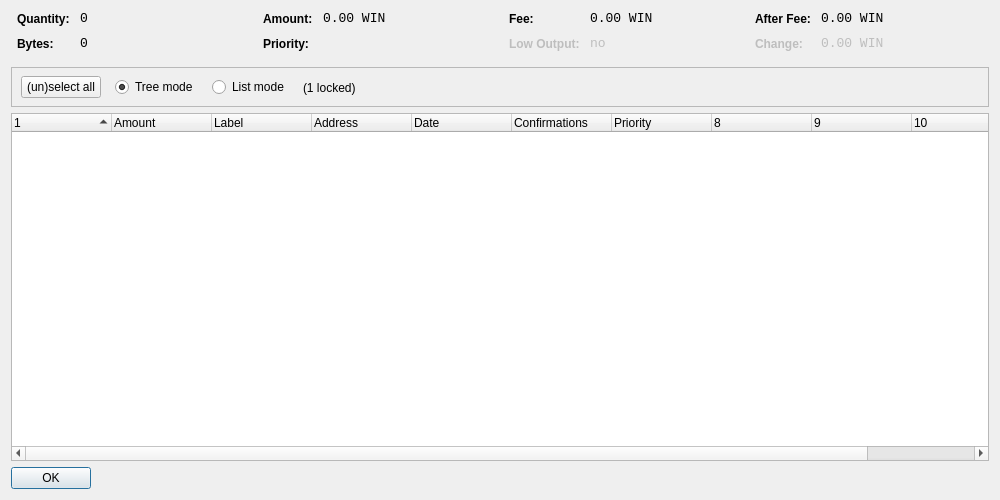
<?xml version="1.0" encoding="UTF-8"?>
<ui version="4.0">
 <class>CoinControlDialog</class>
 <widget class="QDialog" name="CoinControlDialog">
  <property name="geometry">
   <rect>
    <x>0</x>
    <y>0</y>
    <width>1000</width>
    <height>500</height>
   </rect>
  </property>
  <property name="windowTitle">
   <string>Coin Control</string>
  </property>
  <layout class="QVBoxLayout" name="verticalLayout">
   <item>
    <layout class="QHBoxLayout" name="horizontalLayoutTop" stretch="0,0,0,0">
     <property name="topMargin">
      <number>0</number>
     </property>
     <property name="bottomMargin">
      <number>10</number>
     </property>
     <item>
      <layout class="QFormLayout" name="formLayoutCoinControl1">
       <property name="horizontalSpacing">
        <number>10</number>
       </property>
       <property name="verticalSpacing">
        <number>10</number>
       </property>
       <property name="leftMargin">
        <number>6</number>
       </property>
       <property name="rightMargin">
        <number>6</number>
       </property>
       <item row="0" column="0">
        <widget class="QLabel" name="labelCoinControlQuantityText">
         <property name="styleSheet">
          <string notr="true">font-weight:bold;</string>
         </property>
         <property name="text">
          <string>Quantity:</string>
         </property>
        </widget>
       </item>
       <item row="0" column="1">
        <widget class="QLabel" name="labelCoinControlQuantity">
         <property name="font">
          <font>
           <family>Monospace</family>
           <pointsize>10</pointsize>
          </font>
         </property>
         <property name="cursor">
          <cursorShape>IBeamCursor</cursorShape>
         </property>
         <property name="contextMenuPolicy">
          <enum>Qt::ActionsContextMenu</enum>
         </property>
         <property name="text">
          <string notr="true">0</string>
         </property>
         <property name="textInteractionFlags">
          <set>Qt::LinksAccessibleByMouse|Qt::TextSelectableByKeyboard|Qt::TextSelectableByMouse</set>
         </property>
        </widget>
       </item>
       <item row="1" column="0">
        <widget class="QLabel" name="labelCoinControlBytesText">
         <property name="styleSheet">
          <string notr="true">font-weight:bold;</string>
         </property>
         <property name="text">
          <string>Bytes:</string>
         </property>
        </widget>
       </item>
       <item row="1" column="1">
        <widget class="QLabel" name="labelCoinControlBytes">
         <property name="font">
          <font>
           <family>Monospace</family>
           <pointsize>10</pointsize>
          </font>
         </property>
         <property name="cursor">
          <cursorShape>IBeamCursor</cursorShape>
         </property>
         <property name="contextMenuPolicy">
          <enum>Qt::ActionsContextMenu</enum>
         </property>
         <property name="text">
          <string notr="true">0</string>
         </property>
         <property name="textInteractionFlags">
          <set>Qt::LinksAccessibleByMouse|Qt::TextSelectableByKeyboard|Qt::TextSelectableByMouse</set>
         </property>
        </widget>
       </item>
      </layout>
     </item>
     <item>
      <layout class="QFormLayout" name="formLayoutCoinControl2">
       <property name="horizontalSpacing">
        <number>10</number>
       </property>
       <property name="verticalSpacing">
        <number>10</number>
       </property>
       <property name="leftMargin">
        <number>6</number>
       </property>
       <property name="rightMargin">
        <number>6</number>
       </property>
       <item row="0" column="0">
        <widget class="QLabel" name="labelCoinControlAmountText">
         <property name="styleSheet">
          <string notr="true">font-weight:bold;</string>
         </property>
         <property name="text">
          <string>Amount:</string>
         </property>
        </widget>
       </item>
       <item row="0" column="1">
        <widget class="QLabel" name="labelCoinControlAmount">
         <property name="font">
          <font>
           <family>Monospace</family>
           <pointsize>10</pointsize>
          </font>
         </property>
         <property name="cursor">
          <cursorShape>IBeamCursor</cursorShape>
         </property>
         <property name="contextMenuPolicy">
          <enum>Qt::ActionsContextMenu</enum>
         </property>
         <property name="text">
          <string notr="true">0.00 WIN</string>
         </property>
         <property name="textInteractionFlags">
          <set>Qt::LinksAccessibleByMouse|Qt::TextSelectableByKeyboard|Qt::TextSelectableByMouse</set>
         </property>
        </widget>
       </item>
       <item row="1" column="0">
        <widget class="QLabel" name="labelCoinControlPriorityText">
         <property name="styleSheet">
          <string notr="true">font-weight:bold;</string>
         </property>
         <property name="text">
          <string>Priority:</string>
         </property>
        </widget>
       </item>
       <item row="1" column="1">
        <widget class="QLabel" name="labelCoinControlPriority">
         <property name="font">
          <font>
           <family>Monospace</family>
           <pointsize>10</pointsize>
          </font>
         </property>
         <property name="cursor">
          <cursorShape>IBeamCursor</cursorShape>
         </property>
         <property name="contextMenuPolicy">
          <enum>Qt::ActionsContextMenu</enum>
         </property>
         <property name="text">
          <string/>
         </property>
         <property name="textInteractionFlags">
          <set>Qt::LinksAccessibleByMouse|Qt::TextSelectableByKeyboard|Qt::TextSelectableByMouse</set>
         </property>
        </widget>
       </item>
      </layout>
     </item>
     <item>
      <layout class="QFormLayout" name="formLayoutCoinControl3">
       <property name="horizontalSpacing">
        <number>10</number>
       </property>
       <property name="verticalSpacing">
        <number>10</number>
       </property>
       <property name="leftMargin">
        <number>6</number>
       </property>
       <property name="rightMargin">
        <number>6</number>
       </property>
       <item row="0" column="0">
        <widget class="QLabel" name="labelCoinControlFeeText">
         <property name="styleSheet">
          <string notr="true">font-weight:bold;</string>
         </property>
         <property name="text">
          <string>Fee:</string>
         </property>
        </widget>
       </item>
       <item row="0" column="1">
        <widget class="QLabel" name="labelCoinControlFee">
         <property name="font">
          <font>
           <family>Monospace</family>
           <pointsize>10</pointsize>
          </font>
         </property>
         <property name="cursor">
          <cursorShape>IBeamCursor</cursorShape>
         </property>
         <property name="contextMenuPolicy">
          <enum>Qt::ActionsContextMenu</enum>
         </property>
         <property name="text">
          <string notr="true">0.00 WIN</string>
         </property>
         <property name="textInteractionFlags">
          <set>Qt::LinksAccessibleByMouse|Qt::TextSelectableByKeyboard|Qt::TextSelectableByMouse</set>
         </property>
        </widget>
       </item>
       <item row="1" column="0">
        <widget class="QLabel" name="labelCoinControlLowOutputText">
         <property name="enabled">
          <bool>false</bool>
         </property>
         <property name="styleSheet">
          <string notr="true">font-weight:bold;</string>
         </property>
         <property name="text">
          <string>Low Output:</string>
         </property>
        </widget>
       </item>
       <item row="1" column="1">
        <widget class="QLabel" name="labelCoinControlLowOutput">
         <property name="enabled">
          <bool>false</bool>
         </property>
         <property name="font">
          <font>
           <family>Monospace</family>
           <pointsize>10</pointsize>
          </font>
         </property>
         <property name="cursor">
          <cursorShape>IBeamCursor</cursorShape>
         </property>
         <property name="contextMenuPolicy">
          <enum>Qt::ActionsContextMenu</enum>
         </property>
         <property name="text">
          <string>no</string>
         </property>
         <property name="textInteractionFlags">
          <set>Qt::LinksAccessibleByMouse|Qt::TextSelectableByKeyboard|Qt::TextSelectableByMouse</set>
         </property>
        </widget>
       </item>
      </layout>
     </item>
     <item>
      <layout class="QFormLayout" name="formLayoutCoinControl4">
       <property name="horizontalSpacing">
        <number>10</number>
       </property>
       <property name="verticalSpacing">
        <number>10</number>
       </property>
       <property name="leftMargin">
        <number>6</number>
       </property>
       <property name="rightMargin">
        <number>6</number>
       </property>
       <item row="0" column="0">
        <widget class="QLabel" name="labelCoinControlAfterFeeText">
         <property name="styleSheet">
          <string notr="true">font-weight:bold;</string>
         </property>
         <property name="text">
          <string>After Fee:</string>
         </property>
        </widget>
       </item>
       <item row="0" column="1">
        <widget class="QLabel" name="labelCoinControlAfterFee">
         <property name="font">
          <font>
           <family>Monospace</family>
           <pointsize>10</pointsize>
          </font>
         </property>
         <property name="cursor">
          <cursorShape>IBeamCursor</cursorShape>
         </property>
         <property name="contextMenuPolicy">
          <enum>Qt::ActionsContextMenu</enum>
         </property>
         <property name="text">
          <string notr="true">0.00 WIN</string>
         </property>
         <property name="textInteractionFlags">
          <set>Qt::LinksAccessibleByMouse|Qt::TextSelectableByKeyboard|Qt::TextSelectableByMouse</set>
         </property>
        </widget>
       </item>
       <item row="1" column="0">
        <widget class="QLabel" name="labelCoinControlChangeText">
         <property name="enabled">
          <bool>false</bool>
         </property>
         <property name="styleSheet">
          <string notr="true">font-weight:bold;</string>
         </property>
         <property name="text">
          <string>Change:</string>
         </property>
        </widget>
       </item>
       <item row="1" column="1">
        <widget class="QLabel" name="labelCoinControlChange">
         <property name="enabled">
          <bool>false</bool>
         </property>
         <property name="font">
          <font>
           <family>Monospace</family>
           <pointsize>10</pointsize>
          </font>
         </property>
         <property name="cursor">
          <cursorShape>IBeamCursor</cursorShape>
         </property>
         <property name="contextMenuPolicy">
          <enum>Qt::ActionsContextMenu</enum>
         </property>
         <property name="text">
          <string notr="true">0.00 WIN</string>
         </property>
         <property name="textInteractionFlags">
          <set>Qt::LinksAccessibleByMouse|Qt::TextSelectableByKeyboard|Qt::TextSelectableByMouse</set>
         </property>
        </widget>
       </item>
      </layout>
     </item>
    </layout>
   </item>
   <item>
    <widget class="QFrame" name="frame">
     <property name="minimumSize">
      <size>
       <width>0</width>
       <height>40</height>
      </size>
     </property>
     <property name="frameShape">
      <enum>QFrame::StyledPanel</enum>
     </property>
     <property name="frameShadow">
      <enum>QFrame::Sunken</enum>
     </property>
     <widget class="QWidget" name="horizontalLayoutWidget">
      <property name="geometry">
       <rect>
        <x>10</x>
        <y>0</y>
        <width>781</width>
        <height>41</height>
       </rect>
      </property>
      <layout class="QHBoxLayout" name="horizontalLayoutPanel" stretch="0,0,0,0,0">
       <property name="spacing">
        <number>14</number>
       </property>
       <item>
        <widget class="QPushButton" name="pushButtonSelectAll">
         <property name="sizePolicy">
          <sizepolicy hsizetype="Maximum" vsizetype="Fixed">
           <horstretch>0</horstretch>
           <verstretch>0</verstretch>
          </sizepolicy>
         </property>
         <property name="text">
          <string>(un)select all</string>
         </property>
        </widget>
       </item>
       <item>
        <widget class="QRadioButton" name="radioTreeMode">
         <property name="sizePolicy">
          <sizepolicy hsizetype="Maximum" vsizetype="Fixed">
           <horstretch>0</horstretch>
           <verstretch>0</verstretch>
          </sizepolicy>
         </property>
         <property name="text">
          <string>Tree mode</string>
         </property>
         <property name="checked">
          <bool>true</bool>
         </property>
        </widget>
       </item>
       <item>
        <widget class="QRadioButton" name="radioListMode">
         <property name="sizePolicy">
          <sizepolicy hsizetype="Maximum" vsizetype="Fixed">
           <horstretch>0</horstretch>
           <verstretch>0</verstretch>
          </sizepolicy>
         </property>
         <property name="text">
          <string>List mode</string>
         </property>
        </widget>
       </item>
       <item>
        <widget class="QLabel" name="labelLocked">
         <property name="text">
          <string>(1 locked)</string>
         </property>
        </widget>
       </item>
       <item>
        <spacer name="horizontalSpacer">
         <property name="orientation">
          <enum>Qt::Horizontal</enum>
         </property>
         <property name="sizeHint" stdset="0">
          <size>
           <width>40</width>
           <height>20</height>
          </size>
         </property>
        </spacer>
       </item>
      </layout>
     </widget>
    </widget>
   </item>
   <item>
    <widget class="CoinControlTreeWidget" name="treeWidget">
     <property name="contextMenuPolicy">
      <enum>Qt::CustomContextMenu</enum>
     </property>
     <property name="sortingEnabled">
      <bool>false</bool>
     </property>
     <property name="columnCount">
      <number>11</number>
     </property>
     <attribute name="headerShowSortIndicator" stdset="0">
      <bool>true</bool>
     </attribute>
     <attribute name="headerStretchLastSection">
      <bool>false</bool>
     </attribute>
     <column>
      <property name="text">
       <string/>
      </property>
     </column>
     <column>
      <property name="text">
       <string>Amount</string>
      </property>
     </column>
     <column>
      <property name="text">
       <string notr="true">Label</string>
      </property>
     </column>
     <column>
      <property name="text">
       <string>Address</string>
      </property>
     </column>
     <column>
      <property name="text">
       <string>Date</string>
      </property>
     </column>
     <column>
      <property name="text">
       <string>Confirmations</string>
      </property>
      <property name="toolTip">
       <string>Confirmed</string>
      </property>
     </column>
     <column>
      <property name="text">
       <string>Priority</string>
      </property>
     </column>
     <column>
      <property name="text">
       <string/>
      </property>
     </column>
     <column>
      <property name="text">
       <string/>
      </property>
     </column>
     <column>
      <property name="text">
       <string/>
      </property>
     </column>
     <column>
      <property name="text">
       <string/>
      </property>
     </column>
    </widget>
   </item>
   <item>
    <widget class="QDialogButtonBox" name="buttonBox">
     <property name="sizePolicy">
      <sizepolicy hsizetype="Maximum" vsizetype="Fixed">
       <horstretch>0</horstretch>
       <verstretch>0</verstretch>
      </sizepolicy>
     </property>
     <property name="orientation">
      <enum>Qt::Horizontal</enum>
     </property>
     <property name="standardButtons">
      <set>QDialogButtonBox::Ok</set>
     </property>
    </widget>
   </item>
  </layout>
 </widget>
 <customwidgets>
  <customwidget>
   <class>CoinControlTreeWidget</class>
   <extends>QTreeWidget</extends>
   <header>coincontroltreewidget.h</header>
  </customwidget>
 </customwidgets>
 <resources/>
 <connections/>
</ui>
